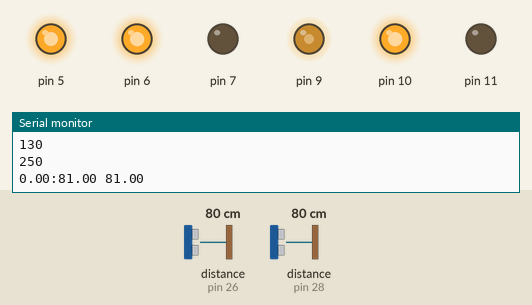
Recording of a sketch running on a simulated Arduino Uno, built with avr-gcc and run on an emulated ATmega328P. On the bench: output pins drawn as LEDs (lit = HIGH), the last lines printed to the serial monitor. The test bench sets the inputs (shaded band); at power-on: distance to the obstacle (sensors on pin 26, pin 28) 80 cm.

Above: at 1.2 s.
1.3 s: distance to the obstacle (sensor on pin 26) set to 60 cm
2.8 s: distance to the obstacle (sensor on pin 26) set to 52 cm
At 3.4 s:
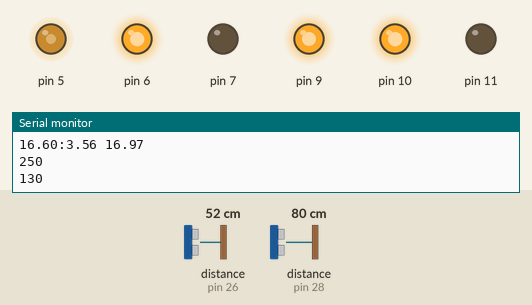
4.4 s: distance to the obstacle (sensor on pin 28) set to 68 cm
At 5.2 s:
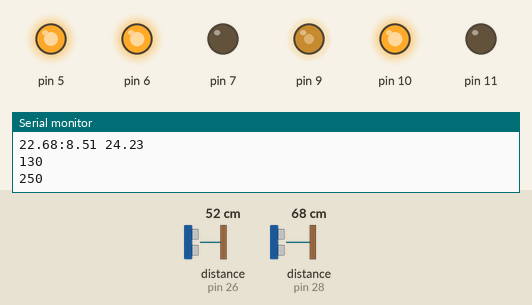
6.1 s: distance to the obstacle (sensor on pin 28) set to 46 cm
7.6 s: distance to the obstacle (sensor on pin 28) set to 38 cm
At 8.9 s:
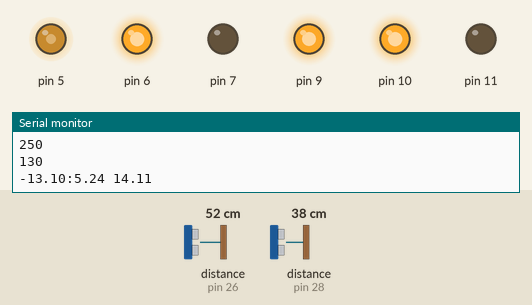
9.2 s: distance to the obstacle (sensor on pin 28) set to 60 cm
At 9.6 s:
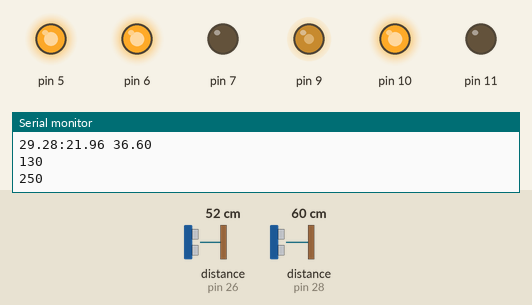
Timing chart, 0 to 11.8 s (numbered marks = the images above; inputs shaded):
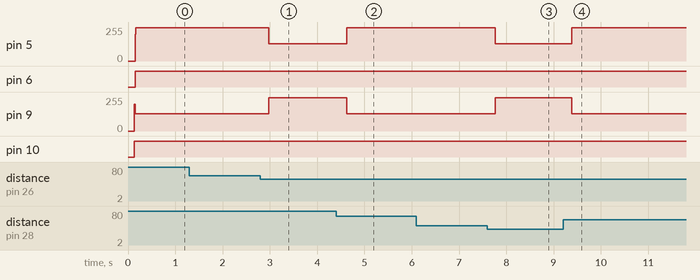

The sketch:

main.ino
```cpp
#include <NewPing.h>
#include "MOTOR.h"

#define MAX_DISTANCE 10000
float target_distance = 20.0;

NewPing LBackSonar(29, 28, MAX_DISTANCE);
NewPing LFrontSonar(27, 26, MAX_DISTANCE);

MOTOR lmotor(10, 11, 9);
MOTOR rmotor(6, 7, 5);
MOTOR_CONTROL motorcontrol(lmotor, rmotor);

float NearestPoint[2] = {0,0};
float NearestDist = 0;

#include <math.h>

struct Point {
  float x;
  float y;
};

float calculateDistance(Point point1, Point point2) {
  float dx = point2.x - point1.x;
  float dy = point2.y - point1.y;
  return sqrt(dx * dx + dy * dy);
}

Point findClosestPointOnLine(Point linePoint1, Point linePoint2, Point spacePoint) {
  Point closestPoint;

  // Calculate the direction vector of the line
  float lineDirectionX = linePoint2.x - linePoint1.x;
  float lineDirectionY = linePoint2.y - linePoint1.y;

  // Calculate the vector from the line's first point to the space point
  float lineToPointX = spacePoint.x - linePoint1.x;
  float lineToPointY = spacePoint.y - linePoint1.y;

  // Calculate the dot product between the line direction and the line-to-point vector
  float dotProduct = (lineDirectionX * lineToPointX) + (lineDirectionY * lineToPointY);

  // Calculate the squared length of the line
  float lineLengthSquared = (lineDirectionX * lineDirectionX) + (lineDirectionY * lineDirectionY);

  // Calculate the parameter along the line for the closest point
  float t = dotProduct / lineLengthSquared;

  // Calculate the closest point on the line
  closestPoint.x = linePoint1.x + (t * lineDirectionX);
  closestPoint.y = linePoint1.y + (t * lineDirectionY);

  return closestPoint;
}

void setup() {
  Serial.begin(9600);
}

float LeftBack = 0;
float LeftFront = 0;
Point BackPoint = {0,0};
Point FrontPoint = {6,0};

Point ClosestPoint = {0, 0};
float WallDistance = 0;

bool MovingLeft = false;

bool CriticalState = false;

void turnRoutine() {
  if (LeftBack < 1 && LeftFront < 1) {
    if (CriticalState) return;
    if (motorcontrol.isTurningRight()) {
      motorcontrol.turnLeft(120);
    } else {
      motorcontrol.turnRight(120);
    }
    CriticalState = true;
    return;
  } else {
    CriticalState = false;
  }

  if (WallDistance < target_distance) {
    motorcontrol.turnRight(120);
  } else {
    motorcontrol.turnLeft(120);
  }
  return;
}

void loop() {
  LeftBack = LBackSonar.convert_cm(LBackSonar.ping_median(3));
  LeftFront = LFrontSonar.convert_cm(LFrontSonar.ping_median(3));

  BackPoint.y = LeftBack;
  FrontPoint.y = LeftFront;

  ClosestPoint = findClosestPointOnLine(BackPoint, FrontPoint, {0,0});
  WallDistance = calculateDistance(ClosestPoint, {0,0});

  Serial.print(ClosestPoint.x);
  Serial.print(":");
  Serial.print(ClosestPoint.y);
  Serial.print(" ");
  Serial.println(WallDistance);

  turnRoutine();
}
```

MOTOR.cpp
```cpp
#include "HardwareSerial.h"
#include "MOTOR.h"

MOTOR::MOTOR(int inputDirPin1, int inputDirPin2, int inputEnablePin) {
  pinMode(inputDirPin1, OUTPUT);
  pinMode(inputDirPin2, OUTPUT);
  pinMode(inputEnablePin, OUTPUT);

  digitalWrite(inputDirPin1, LOW);
  digitalWrite(inputDirPin2, LOW);
  analogWrite(inputEnablePin, 0);

  dirPin1 = inputDirPin1;
  dirPin2 = inputDirPin2;
  enablePin = inputEnablePin;
}

//direction: true forwards, false backwards
void MOTOR::setSpeed(int speed, bool direction) {
    // ensure speed is within bounds
    if (speed > ANALOG_MAX) speed = ANALOG_MAX;
    else if(speed < ANALOG_MIN) speed = ANALOG_MIN;

    // set direction pins
    if (direction) {
        digitalWrite(dirPin1, HIGH);
        digitalWrite(dirPin2, LOW);
    } else {
        digitalWrite(dirPin1, LOW);
        digitalWrite(dirPin2, HIGH);
    }

    // give the motor a spike to start if needed
    if (currentSpeed == 0) {
      analogWrite(enablePin, ANALOG_START);
      delay(ANALOG_START_TIME);
    }

    // write speed
    currentSpeed = speed;
    Serial.println(currentSpeed);
    analogWrite(enablePin, speed);
}

void MOTOR::stop() {
    currentSpeed = 0;
    analogWrite(enablePin, 0);
}

/////////////////////////////////
//////////MOTOR CONTROL//////////
/////////////////////////////////


MOTOR_CONTROL::MOTOR_CONTROL(MOTOR inputLeftMotor, MOTOR inputRightMotor, int inputSpeedBalance) {
    speedBalance = inputSpeedBalance;
    leftMotor = inputLeftMotor;
    rightMotor = inputRightMotor;
}

bool MOTOR_CONTROL::isTurningLeft() {
    if (leftMotor.currentSpeed > rightMotor.currentSpeed) {
      return true;
    }
    return false;
}

bool MOTOR_CONTROL::isTurningRight() {
    if (leftMotor.currentSpeed > rightMotor.currentSpeed) {
      return false;
    }
    return true;
}

int MOTOR_CONTROL::contextializeSpeed(int speed) {
    if(speed > 100) speed = 100;
    if(speed < 0) speed = 0;

    // bound speed to the max and min speed
    speed = (((float)speed / 100.0) * (ANALOG_MAX - ANALOG_MIN)) + ANALOG_MIN;
    return speed;
}

void MOTOR_CONTROL::turnLeft(int turnspeed, int speed) {
    int contextspeed = contextializeSpeed(speed);

    if (speed == 0) {
        leftMotor.stop();
    } else {
        leftMotor.setSpeed(contextspeed - turnspeed, true);
    }
    rightMotor.setSpeed(contextspeed, true);
}

void MOTOR_CONTROL::turnRight(int turnspeed, int speed) {
    int contextspeed = contextializeSpeed(speed);

    if (speed == 0) {
        leftMotor.stop();
    } else {
        leftMotor.setSpeed(contextspeed, true);
    }
    rightMotor.setSpeed(contextspeed - turnspeed, true);
}

void MOTOR_CONTROL::stop() {
    rightMotor.stop();
    leftMotor.stop();
}

void MOTOR_CONTROL::swivelLeft(int speed) {
    speed = contextializeSpeed(speed);
    // Serial.println(speed);
    leftMotor.setSpeed(speed, false);
    rightMotor.setSpeed(speed, true);
}

void MOTOR_CONTROL::swivelRight(int speed) {
    speed = contextializeSpeed(speed);
    // Serial.println(speed);
    leftMotor.setSpeed(speed, true);
    rightMotor.setSpeed(speed, false);
}
```

MOTOR.h
```cpp
#ifndef ANALOG_MAX
    #define ANALOG_MAX 250
#endif

#ifndef ANALOG_MIN
    #define ANALOG_MIN 50
#endif

#ifndef ANALOG_START
    #define ANALOG_START 200
#endif

#ifndef ANALOG_START_TIME
    #define ANALOG_START_TIME 20
#endif

#ifndef MOTOR_h
#define MOTOR_h

#include <Arduino.h>

class MOTOR {
private:
    int dirPin1, dirPin2;
    int enablePin;

public:
    int currentSpeed = 0;
    MOTOR() = default;
    MOTOR(int inputDirPin1, int inputDirPin2, int inputEnablePin);
    void setSpeed(int speed, bool direction);
    void stop();
};

class MOTOR_CONTROL {
private:
    MOTOR leftMotor;   // Use a reference to MOTOR objects
    MOTOR rightMotor;
    int speedBalance;
    int contextializeSpeed(int speed);

public:
    MOTOR_CONTROL(MOTOR inputLeftMotor, MOTOR inputRightMotor, int inputSpeedBalance = 0);
    bool isTurningLeft();
    bool isTurningRight();
    void turnLeft(int turnspeed, int speed = 255);
    void turnRight(int turnspeed, int speed = 255);
    void stop();
    void swivelLeft(int speed);
    void swivelRight(int speed);
};

#endif
```

Measured:
- the behaviour switches between 57 and 56 cm on distance to the obstacle (sensor on pin 26) (found by bisection; images 0 and 1)
- the behaviour switches between 74 and 73 cm on distance to the obstacle (sensor on pin 28) (found by bisection; images 1 and 2)
- the behaviour switches between 42 and 41 cm on distance to the obstacle (sensor on pin 28) (found by bisection; images 2 and 3)
- after the input at 2.8 s, pin 5: 250/255 → 130/255 after 0.18 s; pin 9: 130/255 → 250/255 after 0.18 s
- after the input at 4.4 s, pin 5: 130/255 → 250/255 after 0.23 s; pin 9: 250/255 → 130/255 after 0.23 s
- after the input at 7.6 s, pin 5: 250/255 → 130/255 after 0.17 s; pin 9: 130/255 → 250/255 after 0.17 s
- after the input at 9.2 s, pin 5: 130/255 → 250/255 after 0.19 s; pin 9: 250/255 → 130/255 after 0.19 s
